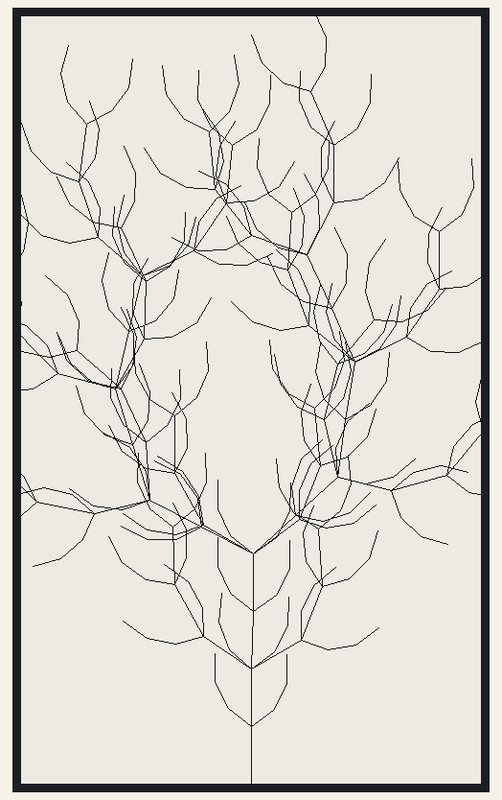
Simulated run of this sketch. Board: Arduino Uno, built for the host (arithmetic inside an expression is 32-bit, double 64-bit). Shown: 480×800 one-colour display. Random numbers use the default seed unless the sketch sets one.

Above: at 5.3 s.

The sketch:

10_tree.ino
```cpp
#include <GxEPD2_BW.h>
#define SIZE 30
#define ANGLE_STEP 27.5

GxEPD2_BW<GxEPD2_750_T7, GxEPD2_750_T7::HEIGHT> display(GxEPD2_750_T7(/*CS=5*/ SS, /*DC=*/ 17, /*RST=*/ 16, /*BUSY=*/ 4));
int loop_count = 0;

char rules[] = "FF+[+F-F-F]-[-F+F+F]FF+[+F-F-F]-[-F+F+F]+[+FF+[+F-F-F]-[-F+F+F]-FF+[+F-F-F]-[-F+F+F]-FF+[+F-F-F]-[-F+F+F]]-[-FF+[+F-F-F]-[-F+F+F]+FF+[+F-F-F]-[-F+F+F]+FF+[+F-F-F]-[-F+F+F]]FF+[+F-F-F]-[-F+F+F]FF+[+F-F-F]-[-F+F+F]+[+FF+[+F-F-F]-[-F+F+F]-FF+[+F-F-F]-[-F+F+F]-FF+[+F-F-F]-[-F+F+F]]-[-FF+[+F-F-F]-[-F+F+F]+FF+[+F-F-F]-[-F+F+F]+FF+[+F-F-F]-[-F+F+F]]+[+FF+[+F-F-F]-[-F+F+F]FF+[+F-F-F]-[-F+F+F]+[+FF+[+F-F-F]-[-F+F+F]-FF+[+F-F-F]-[-F+F+F]-FF+[+F-F-F]-[-F+F+F]]-[-FF+[+F-F-F]-[-F+F+F]+FF+[+F-F-F]-[-F+F+F]+FF+[+F-F-F]-[-F+F+F]]-FF+[+F-F-F]-[-F+F+F]FF+[+F-F-F]-[-F+F+F]+[+FF+[+F-F-F]-[-F+F+F]-FF+[+F-F-F]-[-F+F+F]-FF+[+F-F-F]-[-F+F+F]]-[-FF+[+F-F-F]-[-F+F+F]+FF+[+F-F-F]-[-F+F+F]+FF+[+F-F-F]-[-F+F+F]]-FF+[+F-F-F]-[-F+F+F]FF+[+F-F-F]-[-F+F+F]+[+FF+[+F-F-F]-[-F+F+F]-FF+[+F-F-F]-[-F+F+F]-FF+[+F-F-F]-[-F+F+F]]-[-FF+[+F-F-F]-[-F+F+F]+FF+[+F-F-F]-[-F+F+F]+FF+[+F-F-F]-[-F+F+F]]]-[-FF+[+F-F-F]-[-F+F+F]FF+[+F-F-F]-[-F+F+F]+[+FF+[+F-F-F]-[-F+F+F]-FF+[+F-F-F]-[-F+F+F]-FF+[+F-F-F]-[-F+F+F]]-[-FF+[+F-F-F]-[-F+F+F]+FF+[+F-F-F]-[-F+F+F]+FF+[+F-F-F]-[-F+F+F]]+FF+[+F-F-F]-[-F+F+F]FF+[+F-F-F]-[-F+F+F]+[+FF+[+F-F-F]-[-F+F+F]-FF+[+F-F-F]-[-F+F+F]-FF+[+F-F-F]-[-F+F+F]]-[-FF+[+F-F-F]-[-F+F+F]+FF+[+F-F-F]-[-F+F+F]+FF+[+F-F-F]-[-F+F+F]]+FF+[+F-F-F]-[-F+F+F]FF+[+F-F-F]-[-F+F+F]+[+FF+[+F-F-F]-[-F+F+F]-FF+[+F-F-F]-[-F+F+F]-FF+[+F-F-F]-[-F+F+F]]-[-FF+[+F-F-F]-[-F+F+F]+FF+[+F-F-F]-[-F+F+F]+FF+[+F-F-F]-[-F+F+F]]]";

void setup() {
  initDisplay();
}

void initDisplay() {
  display.init(0, true, 2, false);
  display.setRotation(1);
  fullRefresh();
  display.fillScreen(GxEPD_WHITE);
  turtle(rules);
  display.displayWindow(0, 0, display.width(), display.height());
}

void fullRefresh() {
  display.clearScreen();
}

void turtle(char rules[]) {
  int x = display.width()/2;
  int y = display.height();
  int a = 0;
  int pushes = 0;
  int stored_x[100] = {0};
  int stored_y[100] = {0};
  int len = SIZE;
  for (int i=0; i<strlen(rules); i++) {
    int end_x = x;
    int end_y = y;
    char c = rules[i];
    if (c == 'F') {
      end_x = x + (len * sin(a*PI/180));
      end_y = y - (len * cos(a*PI/180));
      display.drawLine(x, y, end_x, end_y, GxEPD_BLACK);
    } else if (c == '+') {
      a += (ANGLE_STEP + random(-2, 2));
    } else if (c == '-') {
      a -= (ANGLE_STEP + random(-2, 2));
    } else if (c == '[') {
      stored_x[pushes] = x;
      stored_y[pushes] = y;
      pushes++;
    } else if (c == ']') {
      pushes--;
      end_x = stored_x[pushes];
      end_y = stored_y[pushes];
    }
    x = end_x;
    y = end_y;
  }
}

void loop() {}
```
